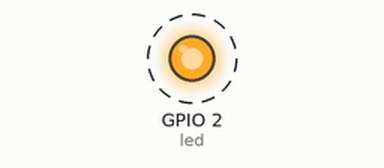
Bench run of a program on a simulated ESP32 board running MicroPython. Shown: output pins drawn as LEDs (lit = HIGH). Dashed ring = blinking. The clock reads 2024-03-15 10:24:30 at power-on unless the program sets it; threads take turns every 2 ms; what the program prints to the serial console is not drawn.

Above: at 0.2 s.
Timing chart, 0 to 3.0 s (numbered marks = the images above):
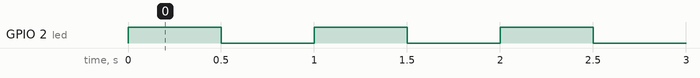

The program:

multithread_test.py
```python
from machine import Pin
import time
import _thread

def second_thread():
    while True:
        print("Second Now : %d"%time.localtime()[5])
        time.sleep(1)

def led_thread():
    while True:
        led(not led())
        time.sleep(0.5)

led = Pin(2, mode=Pin.OUT, value=0)

_thread.start_new_thread(second_thread,())
_thread.start_new_thread(led_thread,())


while True:
    print("主线程")
    time.sleep(2)
```

Measured:
- by itself, GPIO 2 (led): alternates HIGH for 0.50 s and LOW for 0.50 s
